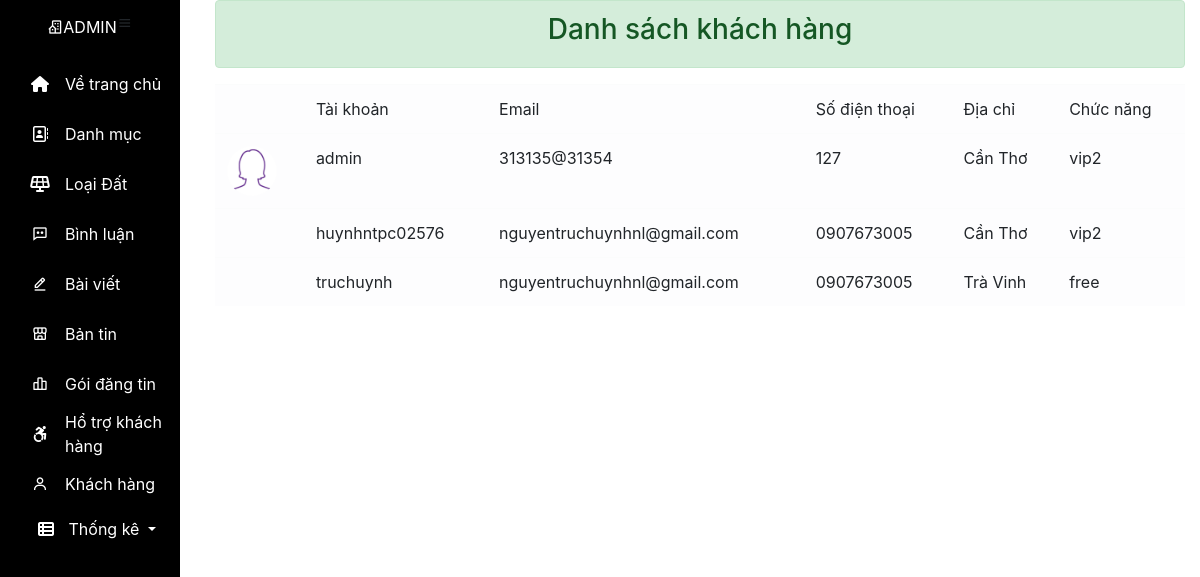
The app's page /view/Admin/layout.php?khachhang_list (signed in) with its own data.
### tables this page shows
CREATE TABLE `khach_hang` (
  `ten_dang_nhap` varchar(50) NOT NULL,
  `pass` varchar(100) NOT NULL,
  `hinh` varchar(500) NOT NULL,
  `email` varchar(50) NOT NULL,
  `sdt` varchar(10) NOT NULL,
  `dia_chi` varchar(50) NOT NULL,
  `vai_tro` varchar(20) NOT NULL,
  PRIMARY KEY (`ten_dang_nhap`),
  KEY `ten_dang_nhap` (`ten_dang_nhap`)
);

### model/database/pdo.php (called while the page is built, shortened)
<?php
function database()
{
    $host_name = "localhost";
    $db_name = "batdongsan";
    $username = "root";
    $password = "";
    $conn = new PDO("mysql:host=$host_name;dbname=$db_name;charset=utf8", $username, $password);
    $conn->setAttribute(PDO::ATTR_ERRMODE, PDO::ERRMODE_EXCEPTION);
    return $conn;
}
function pdo_query($sql)
{
    $sql_args = array_slice(func_get_args(), 1);
    try {
        $conn = database();
        $a = $conn->prepare($sql);
        $a->execute($sql_args);
        $rows = $a->fetchAll();
        return $rows;
    } catch (PDOException $e) {
        throw $e;
    } finally {
        unset($conn);
    }
}

### model/database/function.php (called while the page is built, shortened)
<?php
include("pdo.php");
function khach_hang()
{
    $sql = "SELECT * FROM khach_hang";
    $row = pdo_query($sql);
    return $row;
}

### controller/gobal.php (called while the page is built, shortened)
<?php
$root =  "/PHP1";
$content = "$root/content";
$img = "$content/img";

### view/Admin/khach_hang/list.php (the view, shortened to what this page needs)
<!doctype html>
<html lang="en">
<head>
    <link rel="stylesheet" href="https://stackpath.bootstrapcdn.com/bootstrap/4.3.1/css/bootstrap.min.css">
</head>
<body>
    <div class="container">
        <div class="alert alert-success">
            <strong>
                <h3 style="text-align: center;">Danh sách khách hàng</h3>
            </strong>
        </div>
        <div class="right">
            <table class="table table-light">
                <thead>
                    <tr>
                        <td></td>
                        <td>Tài khoản</td>
                        <td>Email</td>
                        <td>Số điện thoại</td>
                        <td>Địa chỉ</td>
                        <td>Chức năng</td>
                    </tr>
                </thead>
                <tbody>
                    <?php
                    $row = khach_hang();
                    foreach ($row as $a) {
                    ?>
                        <tr>
                            <td><img class="img-fluid" style="height: 50px;border-radius: 50%;" src="<?= $img ?>/<?= $a['hinh'] ?>" alt=""></td>
                            <td><?= $a['ten_dang_nhap'] ?></td>
                            <td><?= $a['email'] ?></td>
                            <td><?= $a['sdt'] ?></td>
                            <td><?= $a['dia_chi'] ?></td>
                            <td><?= $a['vai_tro'] ?></td>
                        </tr>
                    <?php } ?>
                </tbody>
            </table>
        </div>
    </div>
</body>
</html>

### content/css/nav.css (style rules this page uses)
* { margin: 0; padding: 0; box-sizing: border-box; }

### records on screen
khach_hang: hinh (picture), ten_dang_nhap "admin", email "313135@31354", sdt "127", dia_chi "Cần Thơ", vai_tro "vip2"
khach_hang: ten_dang_nhap "huynhntpc02576", email "nguyentruchuynhnl@gmail.com", sdt "0907673005", dia_chi "Cần Thơ", vai_tro "vip2"
khach_hang: ten_dang_nhap "truchuynh", email "nguyentruchuynhnl@gmail.com", sdt "0907673005", dia_chi "Trà Vinh", vai_tro "free"
